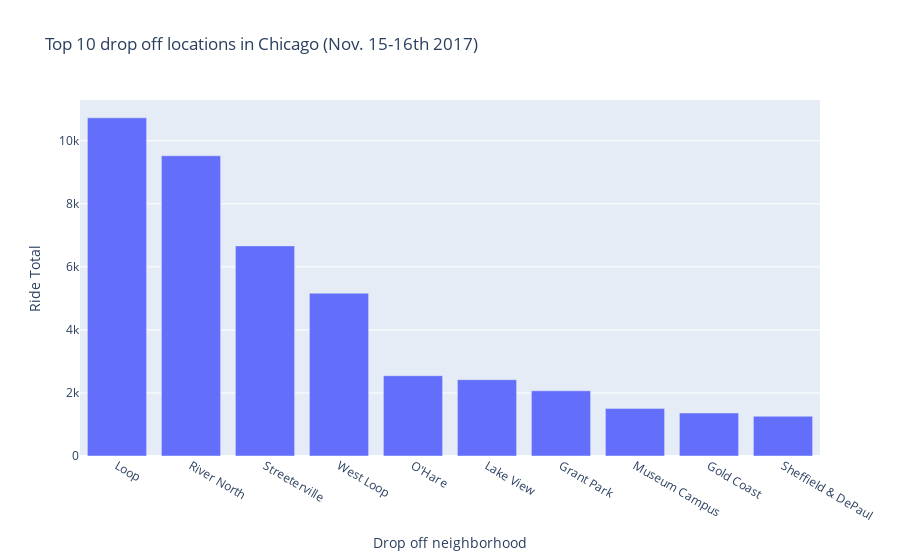

The cell this chart's notebook holds for it:
### Markdown cell above
thoughts
___
* Flash cab has such a large gap between them and the next company, I wouldn't be surprised if they have exclusive airport rights or something. They might simply have the most cabs.
#### What are the top drop off locations

### Code cell
# top 10 locations bar chart
fig = px.bar(drop_off.iloc[:10,],
             x='dropoff_location_name',
             y='average_trips',
             title='Top 10 drop off locations in Chicago (Nov. 15-16th 2017)')
fig.update_layout(
    xaxis_title="Drop off neighborhood",
    yaxis_title="Ride Total"
)
fig.show()

### Figure 1 — Plotly figure (JSON) as saved in the notebook; plotly's stock layout.template omitted (floating-point values rounded to 4 significant figures)
{"data": [{"alignmentgroup": "True", "hovertemplate": "dropoff_location_name=%{x}<br>average_trips=%{y}<extra></extra>", "legendgroup": "", "marker": {"color": "#636efa", "pattern": {"shape": ""}}, "name": "", "offsetgroup": "", "orientation": "v", "showlegend": false, "textposition": "auto", "type": "bar", "x": ["Loop", "River North", "Streeterville", "West Loop", "O'Hare", "Lake View", "Grant Park", "Museum Campus", "Gold Coast", "Sheffield & DePaul"], "xaxis": "x", "y": [10730.0, 9524.0, 6665.0, 5164.0, 2547.0, 2421.0, 2069.0, 1510, 1364.0, 1260.0], "yaxis": "y"}], "layout": {"barmode": "relative", "legend": {"tracegroupgap": 0}, "title": {"text": "Top 10 drop off locations in Chicago (Nov. 15-16th 2017)"}, "xaxis": {"anchor": "y", "domain": [0, 1], "title": {"text": "Drop off neighborhood"}}, "yaxis": {"anchor": "x", "domain": [0, 1], "title": {"text": "Ride Total"}}}}
